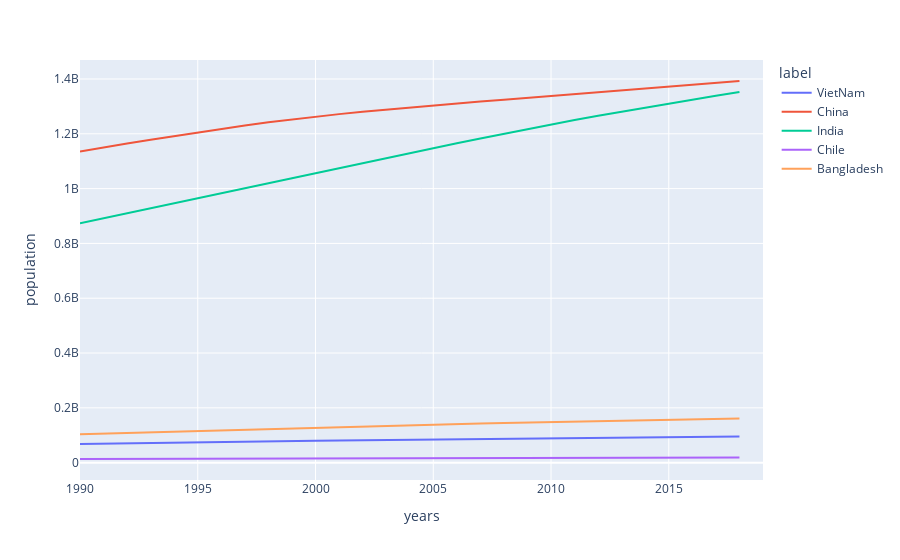

This figure's notebook cell:
### Code cell
fig_line = px.line(new_world_population, x='years', y='population', color='label')
fig_line.show()
